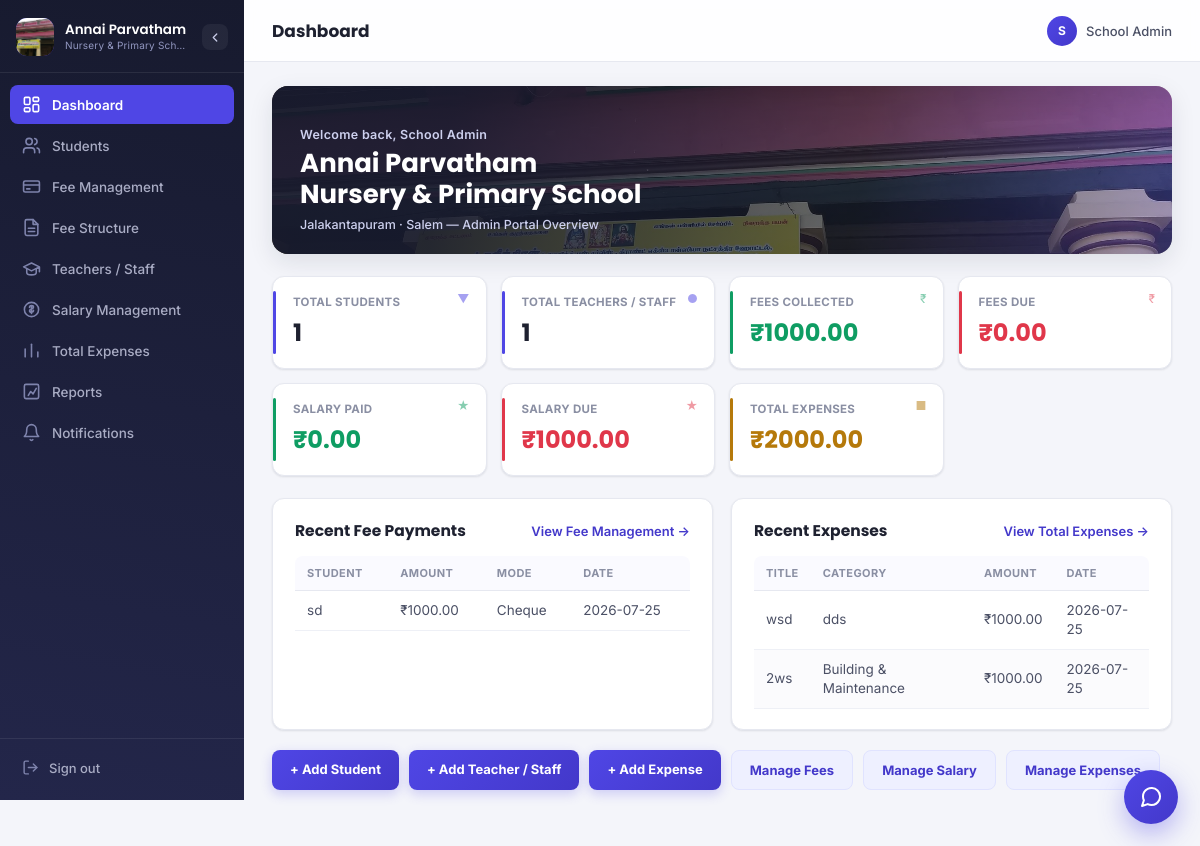
The page /dashboard (signed in) on the database as committed earlier.
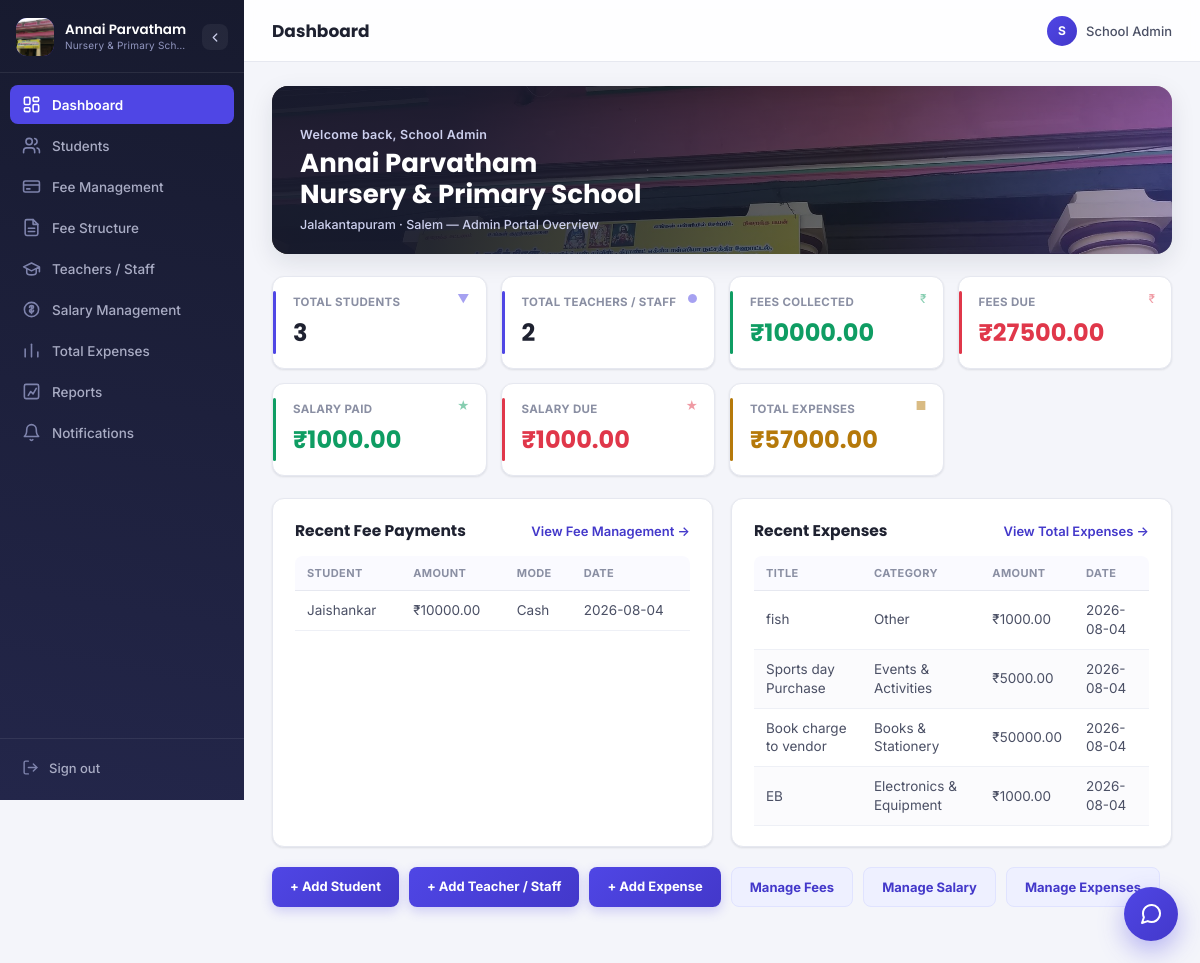
The same page on the database as committed later.
### models.py (models this page shows)
class FeePayment(db.Model):
    id = db.Column(db.Integer, primary_key=True)
    student_id = db.Column(db.Integer, db.ForeignKey("student.id"), nullable=False, index=True)
    fee_item_id = db.Column(db.Integer, db.ForeignKey("student_fee_item.id"), nullable=True, index=True)
    amount = db.Column(db.Float, nullable=False)
    date = db.Column(db.String(20), default=lambda: datetime.now().strftime("%Y-%m-%d"))
    mode = db.Column(db.String(20), default="Cash")
    note = db.Column(db.String(200))
    fee_item = db.relationship("StudentFeeItem", backref="payments")

class Student(db.Model):
    id = db.Column(db.Integer, primary_key=True)
    name = db.Column(db.String(120), nullable=False, index=True)
    class_name = db.Column(db.String(40), nullable=False, index=True)
    section = db.Column(db.String(10), index=True)
    roll_no = db.Column(db.String(40), nullable=False)
    dob = db.Column(db.String(20))
    parent_name = db.Column(db.String(120))
    contact = db.Column(db.String(20))
    address = db.Column(db.String(250))
    admission_date = db.Column(db.String(20))
    __table_args__ = (db.UniqueConstraint("class_name", "roll_no", name="uq_class_roll"),)
    fee = db.relationship("StudentFee", backref="student", uselist=False, cascade="all, delete-orphan")
    payments = db.relationship("FeePayment", backref="student", cascade="all, delete-orphan")
    fee_items = db.relationship("StudentFeeItem", backref="student", cascade="all, delete-orphan")

class Expense(db.Model):
    id = db.Column(db.Integer, primary_key=True)
    title = db.Column(db.String(150), nullable=False, index=True)
    category = db.Column(db.String(60), nullable=False, index=True)
    amount = db.Column(db.Float, nullable=False)
    date = db.Column(db.String(20), default=lambda: datetime.now().strftime("%Y-%m-%d"))
    note = db.Column(db.String(200))

### blueprints/dashboard.py (the view)
@bp.route("/dashboard")
@login_required
def dashboard():
    total_students = Student.query.count()
    total_teachers = Teacher.query.count()
    total_fee_expected = db.session.query(func.coalesce(func.sum(StudentFee.total_fee), 0)).scalar()
    total_fee_collected = db.session.query(func.coalesce(func.sum(FeePayment.amount), 0)).scalar()
    total_fee_due = total_fee_expected - total_fee_collected
    total_salary_expected = db.session.query(func.coalesce(func.sum(TeacherSalary.monthly_salary), 0)).scalar()
    total_salary_paid = db.session.query(func.coalesce(func.sum(SalaryPayment.amount), 0)).scalar()
    total_salary_due = total_salary_expected - total_salary_paid
    total_expenses = db.session.query(func.coalesce(func.sum(Expense.amount), 0)).scalar()
    recent_payments = FeePayment.query.order_by(FeePayment.id.desc()).limit(5).all()
    recent_expenses = Expense.query.order_by(Expense.id.desc()).limit(5).all()
    return render_template(
        "dashboard.html",
        total_students=total_students,
        total_teachers=total_teachers,
        total_fee_expected=total_fee_expected,
        total_fee_collected=total_fee_collected,
        total_fee_due=total_fee_due,
        total_salary_expected=total_salary_expected,
        total_salary_paid=total_salary_paid,
        total_salary_due=total_salary_due,
        total_expenses=total_expenses,
        recent_payments=recent_payments,
        recent_expenses=recent_expenses,
    )

### helpers.py (called while the page is built)
def login_required(f):
    @wraps(f)
    def wrapper(*args, **kwargs):
        if "admin_id" not in session:
            return redirect(url_for("auth.login"))
        return f(*args, **kwargs)
    return wrapper

### templates/dashboard.html (shortened to what this page needs)
{% extends "base.html" %}
{% block header %}Dashboard{% endblock %}
{% block content %}
<section class="hero-banner">
  <div class="hero-banner-photo">
    <img src="{{ url_for('static', filename='img/school-building.webp') }}" alt="Annai Parvatham Nursery and Primary School building">
  </div>
  <div class="hero-banner-copy">
    <span class="hero-eyebrow">Welcome back, {{ session.get('admin_name','Admin') }}</span>
    <h1 class="hero-school-name">Annai Parvatham<br>Nursery &amp; Primary School</h1>
    <span class="hero-sub">Jalakantapuram &middot; Salem &mdash; Admin Portal Overview</span>
  </div>
</section>
<div class="card-grid">
  <div class="stat-card">
    <span class="stat-icon">&#9660;</span>
    <span class="stat-label">Total Students</span>
    <span class="stat-value">{{ total_students }}</span>
  </div>
  <div class="stat-card">
    <span class="stat-icon">&#9679;</span>
    <span class="stat-label">Total Teachers / Staff</span>
    <span class="stat-value">{{ total_teachers }}</span>
  </div>
  <div class="stat-card accent-green">
    <span class="stat-icon">&#8377;</span>
    <span class="stat-label">Fees Collected</span>
    <span class="stat-value">₹{{ "%.2f"|format(total_fee_collected) }}</span>
  </div>
  <div class="stat-card accent-red">
    <span class="stat-icon">&#8377;</span>
    <span class="stat-label">Fees Due</span>
    <span class="stat-value">₹{{ "%.2f"|format(total_fee_due) }}</span>
  </div>
  <div class="stat-card accent-green">
    <span class="stat-icon">&#9733;</span>
    <span class="stat-label">Salary Paid</span>
    <span class="stat-value">₹{{ "%.2f"|format(total_salary_paid) }}</span>
  </div>
  <div class="stat-card accent-red">
    <span class="stat-icon">&#9733;</span>
    <span class="stat-label">Salary Due</span>
    <span class="stat-value">₹{{ "%.2f"|format(total_salary_due) }}</span>
  </div>
  <div class="stat-card accent-amber">
    <span class="stat-icon">&#9632;</span>
    <span class="stat-label">Total Expenses</span>
    <span class="stat-value">₹{{ "%.2f"|format(total_expenses) }}</span>
  </div>
</div>
<div class="two-col">
  <div class="panel">
    <div class="panel-head">
      <h3>Recent Fee Payments</h3>
      <a href="{{ url_for('fees.fees') }}" class="link-btn">View Fee Management &rarr;</a>
    </div>
    {% if recent_payments %}
    <table class="data-table">
      <thead>
        <tr><th>Student</th><th>Amount</th><th>Mode</th><th>Date</th></tr>
      </thead>
      <tbody>
        {% for p in recent_payments %}
        <tr>
          <td>{{ p.student.name }}</td>
          <td>₹{{ "%.2f"|format(p.amount) }}</td>
          <td>{{ p.mode }}</td>
          <td>{{ p.date }}</td>
        </tr>
        {% endfor %}
      </tbody>
    </table>
    {% else %}
    <p class="empty-state">No fee payments recorded yet. Add a student and record a payment to see it here.</p>
    {% endif %}
  </div>
  <div class="panel">
    <div class="panel-head">
      <h3>Recent Expenses</h3>
      <a href="{{ url_for('expenses.expenses') }}" class="link-btn">View Total Expenses &rarr;</a>
    </div>
    {% if recent_expenses %}
    <table class="data-table">
      <thead>
        <tr><th>Title</th><th>Category</th><th>Amount</th><th>Date</th></tr>
      </thead>
      <tbody>
        {% for e in recent_expenses %}
        <tr>
          <td>{{ e.title }}</td>
          <td>{{ e.category }}</td>
          <td>₹{{ "%.2f"|format(e.amount) }}</td>
          <td>{{ e.date }}</td>
        </tr>
        {% endfor %}
      </tbody>
    </table>
    {% else %}
    <p class="empty-state">No expenses recorded yet. Log a purchase (books, furniture, etc.) to see it here.</p>
    {% endif %}
  </div>
</div>
<div class="quick-actions">
  <a href="{{ url_for('students.add_student') }}" class="action-btn">+ Add Student</a>
  <a href="{{ url_for('teachers.add_teacher') }}" class="action-btn">+ Add Teacher / Staff</a>
  <a href="{{ url_for('expenses.add_expense') }}" class="action-btn">+ Add Expense</a>
  <a href="{{ url_for('fees.fees') }}" class="action-btn secondary">Manage Fees</a>
  <a href="{{ url_for('salary.salary') }}" class="action-btn secondary">Manage Salary</a>
  <a href="{{ url_for('expenses.expenses') }}" class="action-btn secondary">Manage Expenses</a>
</div>
{% endblock %}

### templates/base.html (shortened to what this page needs)
<!DOCTYPE html>
<html lang="en">
<head>
<link rel="stylesheet" href="{{ url_for('static', filename='css/style.css') }}">
</head>
<body>
<div class="app-shell" id="appShell">
  <aside class="sidebar" id="sidebar">
    <div class="sidebar-brand">
      <div class="brand-mark">
        <img src="{{ url_for('static', filename='img/school-building.webp') }}" alt="">
      </div>
      <div class="brand-text">
        <strong>Annai Parvatham</strong>
        <span>Nursery &amp; Primary School</span>
      </div>
      <button class="sidebar-collapse-btn" id="sidebarCollapseBtn" type="button" aria-label="Collapse sidebar" title="Collapse sidebar">
        <svg viewBox="0 0 24 24" fill="none" stroke="currentColor" stroke-width="2.2" stroke-linecap="round" stroke-linejoin="round"><polyline points="15 18 9 12 15 6"></polyline></svg>
      </button>
    </div>
    <nav class="sidebar-nav">
      <a href="{{ url_for('dashboard.dashboard') }}" data-label="Dashboard" class="{{ 'active' if request.endpoint=='dashboard.dashboard' }}">
        <span class="icon"></span>
        <span class="label">Dashboard</span>
      </a>
      <a href="{{ url_for('students.students') }}" data-label="Students" class="{{ 'active' if request.endpoint in ['students.students','students.add_student','students.edit_student','students.import_students'] }}">
        <span class="icon"><svg viewBox="0 0 24 24" fill="none" stroke="currentColor" stroke-width="2" stroke-linecap="round" stroke-linejoin="round"><path d="M16 21v-2a4 4 0 0 0-4-4H6a4 4 0 0 0-4 4v2"></path><circle cx="9" cy="7" r="4"></circle><path d="M22 21v-2a4 4 0 0 0-3-3.87"></path><path d="M16 3.13a4 4 0 0 1 0 7.75"></path></svg></span>
        <span class="label">Students</span>
      </a>
      <a href="{{ url_for('fees.fees') }}" data-label="Fee Management" class="{{ 'active' if request.endpoint in ['fees.fees','fees.student_fee_detail'] }}">
        <span class="icon"><svg viewBox="0 0 24 24" fill="none" stroke="currentColor" stroke-width="2" stroke-linecap="round" stroke-linejoin="round"><rect x="2" y="5" width="20" height="14" rx="2"></rect><line x1="2" y1="10" x2="22" y2="10"></line><line x1="6" y1="15" x2="10" y2="15"></line></svg></span>
        <span class="label">Fee Management</span>
      </a>
      <a href="{{ url_for('fee_structure.fee_structure') }}" data-label="Fee Structure" class="{{ 'active' if request.endpoint.startswith('fee_structure.') }}">
        <span class="icon"></span>
        <span class="label">Fee Structure</span>
      </a>
      <a href="{{ url_for('teachers.teachers') }}" data-label="Teachers / Staff" class="{{ 'active' if request.endpoint in ['teachers.teachers','teachers.add_teacher','teachers.edit_teacher'] }}">
        <span class="icon"><svg viewBox="0 0 24 24" fill="none" stroke="currentColor" stroke-width="2" stroke-linecap="round" stroke-linejoin="round"><path d="M22 10v6M2 10l10-5 10 5-10 5-10-5z"></path><path d="M6 12v5c0 1.7 2.7 3 6 3s6-1.3 6-3v-5"></path></svg></span>
        <span class="label">Teachers / Staff</span>
      </a>
      <a href="{{ url_for('salary.salary') }}" data-label="Salary Management" class="{{ 'active' if request.endpoint in ['salary.salary','salary.teacher_salary_detail'] }}">
        <span class="icon"><svg viewBox="0 0 24 24" fill="none" stroke="currentColor" stroke-width="2" stroke-linecap="round" stroke-linejoin="round"><circle cx="12" cy="12" r="9"></circle><path d="M12 7v10M9.5 9.5c0-1.4 1.2-2.5 2.5-2.5s2.5.9 2.5 2c0 3-5 1.5-5 4.5 0 1.1 1.2 2 2.5 2s2.5-1.1 2.5-2.5"></path></svg></span>
        <span class="label">Salary Management</span>
      </a>
      <a href="{{ url_for('expenses.expenses') }}" data-label="Total Expenses" class="{{ 'active' if request.endpoint in ['expenses.expenses','expenses.add_expense','expenses.edit_expense'] }}">
        <span class="icon"><svg viewBox="0 0 24 24" fill="none" stroke="currentColor" stroke-width="2" stroke-linecap="round" stroke-linejoin="round"><line x1="4" y1="20" x2="4" y2="10"></line><line x1="12" y1="20" x2="12" y2="4"></line><line x1="20" y1="20" x2="20" y2="14"></line></svg></span>
        <span class="label">Total Expenses</span>
      </a>
      <a href="{{ url_for('reports.reports') }}" data-label="Reports" class="{{ 'active' if request.endpoint.startswith('reports.') }}">
        <span class="icon"><svg viewBox="0 0 24 24" fill="none" stroke="currentColor" stroke-width="2" stroke-linecap="round" stroke-linejoin="round"><path d="M8 17l3-5 3 3 4-7"></path><rect x="3" y="3" width="18" height="18" rx="2"></rect></svg></span>
        <span class="label">Reports</span>
      </a>
      <a href="{{ url_for('messages.messages') }}" data-label="Notifications" class="{{ 'active' if request.endpoint == 'messages.messages' }}">
        <span class="icon"><svg viewBox="0 0 24 24" fill="none" stroke="currentColor" stroke-width="2" stroke-linecap="round" stroke-linejoin="round"><path d="M18 8a6 6 0 0 0-12 0c0 7-3 9-3 9h18s-3-2-3-9"></path><path d="M13.7 21a2 2 0 0 1-3.4 0"></path></svg></span>
        <span class="label">Notifications</span>
      </a>
    </nav>
    <div class="sidebar-footer">
      <a href="{{ url_for('auth.logout') }}" class="logout-link" data-label="Sign out">
        <span class="icon"><svg viewBox="0 0 24 24" fill="none" stroke="currentColor" stroke-width="2" stroke-linecap="round" stroke-linejoin="round"><path d="M9 21H5a2 2 0 0 1-2-2V5a2 2 0 0 1 2-2h4"></path><polyline points="16 17 21 12 16 7"></polyline><line x1="21" y1="12" x2="9" y2="12"></line></svg></span>
        <span class="label">Sign out</span>
      </a>
    </div>
  </aside>
  <div class="main-area">
    <header class="topbar">
      <div class="topbar-left">
        <div class="topbar-title">{% block header %}Dashboard{% endblock %}</div>
      </div>
      <div class="topbar-admin">
        <span class="admin-avatar">{{ session.get('admin_name','A')[0] }}</span>
        <span>{{ session.get('admin_name','Admin') }}</span>
      </div>
    </header>
    <main class="content">
      {% block content %}{% endblock %}
    </main>
  </div>
</div>
<div id="assistantWidget" class="assistant-widget">
  <button id="assistantToggle" class="assistant-fab" type="button" aria-label="Open assistant" title="Ask the school data assistant">
  </button>
</div>
</body>
</html>

Rows that differ between the two databases and show on the page:
removed FeePayment: student.name "sd", amount "1000.00", mode "Cheque", date "2026-07-25"
removed Expense: title "wsd", category "dds", amount "1000.00", date "2026-07-25"
added FeePayment: student.name "Jaishankar", amount "10000.00", mode "Cash", date "2026-08-04"
added Expense: title "fish", category "Other", amount "1000.00", date "2026-08-04"
added Expense: title "Sports day Purchase", category "Events & Activities", amount "5000.00", date "2026-08-04"
added Expense: title "Book charge to vendor", category "Books & Stationery", amount "50000.00", date "2026-08-04"
changed Expense: title "2ws" → "EB"; category "Building & Maintenance" → "Electronics & Equipment"; date "2026-07-25" → "2026-08-04"
Other text that changed with them:
{{ total_students }}: "1" → "3"
{{ total_teachers }}: "1" → "2"
{{ "%.2f"|format(total_fee_collected) }}: "1000.00" → "10000.00"
{{ "%.2f"|format(total_fee_due) }}: "0.00" → "27500.00"
{{ "%.2f"|format(total_salary_paid) }}: "0.00" → "1000.00"
{{ "%.2f"|format(total_expenses) }}: "2000.00" → "57000.00"
